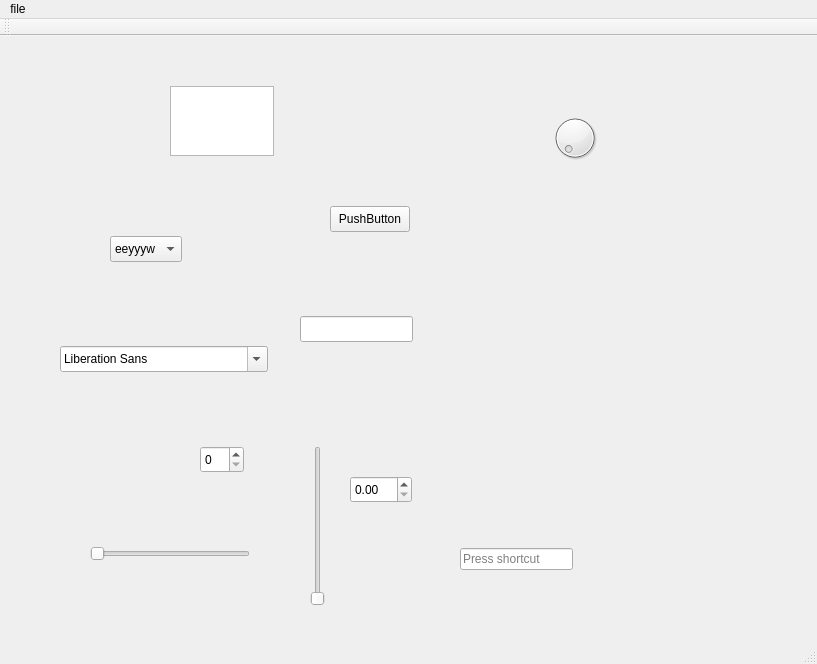
<?xml version="1.0" encoding="UTF-8"?>
<ui version="4.0">
 <class>MainWindow</class>
 <widget class="QMainWindow" name="MainWindow">
  <property name="geometry">
   <rect>
    <x>0</x>
    <y>0</y>
    <width>817</width>
    <height>664</height>
   </rect>
  </property>
  <property name="windowTitle">
   <string>MainWindow</string>
  </property>
  <property name="windowIcon">
   <iconset>
    <normaloff>:/image/Shape 4.png</normaloff>:/image/Shape 4.png</iconset>
  </property>
  <widget class="QWidget" name="centralWidget">
   <widget class="QPushButton" name="button">
    <property name="geometry">
     <rect>
      <x>330</x>
      <y>170</y>
      <width>80</width>
      <height>26</height>
     </rect>
    </property>
    <property name="text">
     <string>PushButton</string>
    </property>
   </widget>
   <widget class="QLineEdit" name="lineEdit">
    <property name="geometry">
     <rect>
      <x>300</x>
      <y>280</y>
      <width>113</width>
      <height>26</height>
     </rect>
    </property>
   </widget>
   <widget class="QComboBox" name="comboBox">
    <property name="geometry">
     <rect>
      <x>110</x>
      <y>200</y>
      <width>72</width>
      <height>26</height>
     </rect>
    </property>
    <item>
     <property name="text">
      <string>eeyyyw</string>
     </property>
    </item>
    <item>
     <property name="text">
      <string>gfg</string>
     </property>
    </item>
    <item>
     <property name="text">
      <string>sfg</string>
     </property>
    </item>
    <item>
     <property name="text">
      <string>sfg</string>
     </property>
    </item>
   </widget>
   <widget class="QFontComboBox" name="fontComboBox">
    <property name="geometry">
     <rect>
      <x>60</x>
      <y>310</y>
      <width>208</width>
      <height>26</height>
     </rect>
    </property>
   </widget>
   <widget class="QSpinBox" name="spinBox">
    <property name="geometry">
     <rect>
      <x>200</x>
      <y>410</y>
      <width>44</width>
      <height>27</height>
     </rect>
    </property>
   </widget>
   <widget class="QDoubleSpinBox" name="doubleSpinBox">
    <property name="geometry">
     <rect>
      <x>350</x>
      <y>440</y>
      <width>62</width>
      <height>27</height>
     </rect>
    </property>
   </widget>
   <widget class="QPlainTextEdit" name="plainTextEdit">
    <property name="geometry">
     <rect>
      <x>170</x>
      <y>50</y>
      <width>104</width>
      <height>70</height>
     </rect>
    </property>
   </widget>
   <widget class="QDial" name="dial">
    <property name="geometry">
     <rect>
      <x>550</x>
      <y>70</y>
      <width>50</width>
      <height>64</height>
     </rect>
    </property>
   </widget>
   <widget class="QSlider" name="horizontalSlider">
    <property name="geometry">
     <rect>
      <x>90</x>
      <y>510</y>
      <width>160</width>
      <height>16</height>
     </rect>
    </property>
    <property name="orientation">
     <enum>Qt::Horizontal</enum>
    </property>
   </widget>
   <widget class="QSlider" name="verticalSlider">
    <property name="geometry">
     <rect>
      <x>310</x>
      <y>410</y>
      <width>16</width>
      <height>160</height>
     </rect>
    </property>
    <property name="orientation">
     <enum>Qt::Vertical</enum>
    </property>
   </widget>
   <widget class="QKeySequenceEdit" name="keySequenceEdit">
    <property name="geometry">
     <rect>
      <x>460</x>
      <y>510</y>
      <width>113</width>
      <height>26</height>
     </rect>
    </property>
   </widget>
   <widget class="QLabel" name="label">
    <property name="geometry">
     <rect>
      <x>540</x>
      <y>220</y>
      <width>231</width>
      <height>251</height>
     </rect>
    </property>
    <property name="text">
     <string/>
    </property>
    <property name="pixmap">
     <pixmap>:/image/Shape 11.png</pixmap>
    </property>
    <property name="scaledContents">
     <bool>true</bool>
    </property>
   </widget>
  </widget>
  <widget class="QMenuBar" name="menuBar">
   <property name="geometry">
    <rect>
     <x>0</x>
     <y>0</y>
     <width>817</width>
     <height>23</height>
    </rect>
   </property>
   <widget class="QMenu" name="menufile">
    <property name="title">
     <string>file</string>
    </property>
    <addaction name="actionsave"/>
    <addaction name="separator"/>
    <addaction name="actioncancel"/>
   </widget>
   <addaction name="menufile"/>
  </widget>
  <widget class="QToolBar" name="mainToolBar">
   <attribute name="toolBarArea">
    <enum>TopToolBarArea</enum>
   </attribute>
   <attribute name="toolBarBreak">
    <bool>false</bool>
   </attribute>
  </widget>
  <widget class="QStatusBar" name="statusBar"/>
  <action name="actionsave">
   <property name="text">
    <string>save</string>
   </property>
  </action>
  <action name="actioncancel">
   <property name="text">
    <string>cancel</string>
   </property>
  </action>
 </widget>
 <layoutdefault spacing="6" margin="11"/>
 <resources/>
 <connections>
  <connection>
   <sender>button</sender>
   <signal>clicked()</signal>
   <receiver>MainWindow</receiver>
   <slot>close()</slot>
   <hints>
    <hint type="sourcelabel">
     <x>409</x>
     <y>312</y>
    </hint>
    <hint type="destinationlabel">
     <x>408</x>
     <y>331</y>
    </hint>
   </hints>
  </connection>
 </connections>
</ui>
